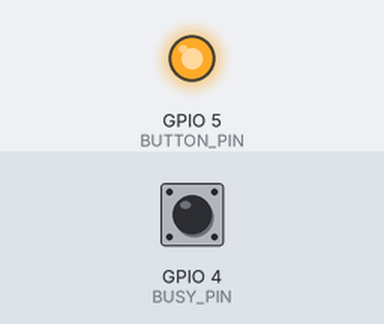
Simulated run of this sketch. Board: ESP32. Shown: output pins drawn as LEDs (lit = HIGH). The test bench sets the inputs (shaded band); at power-on: GPIO 4 (BUSY_PIN) HIGH. Random numbers use the default seed unless the sketch sets one; what the sketch prints to the serial monitor is not drawn.

Above: at 0.2 s.
At 6.4 s:
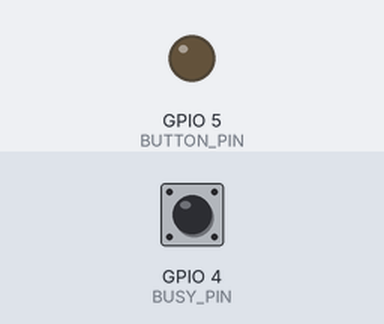
Timing chart, 0 to 7.9 s (numbered marks = the images above):
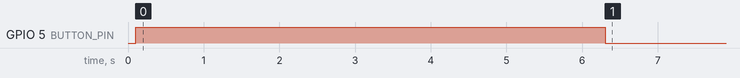

The sketch:

player.ino
```cpp
#include <Arduino.h>

#define RXD2 8
#define TXD2 7
#define BUTTON_PIN 5
#define BUSY_PIN 4
#define BUTTON_PIN_BITMASK 0x0000000020  // 2^5 = GPIO5
#define MP3_POWER_PIN D4

RTC_DATA_ATTR int bootCount = 0;

HardwareSerial dfSerial(1);
int totalTracks = 0;
bool playbackFinished = false;

void clearSerialBuffer() {
  while (dfSerial.available()) {
    dfSerial.read();
  }
}

void sendDFCommand(byte Command, int ParData) {
  byte commandData[10];
  int checkSum;

  commandData[0] = 0x7E;
  commandData[1] = 0xFF;
  commandData[2] = 0x06;
  commandData[3] = Command;
  commandData[4] = 0x01;
  commandData[5] = highByte(ParData);
  commandData[6] = lowByte(ParData);
  checkSum = -(commandData[1] + commandData[2] + commandData[3] +
               commandData[4] + commandData[5] + commandData[6]);
  commandData[7] = highByte(checkSum);
  commandData[8] = lowByte(checkSum);
  commandData[9] = 0xEF;

  for (int i = 0; i < 10; i++) {
    dfSerial.write(commandData[i]);
  }
}

void playTrack(int trackNum) {
  Serial.print("Playing track: ");
  Serial.println(trackNum);
  sendDFCommand(0x03, trackNum);
}

void setVolume(int vol) {
  Serial.print("Setting volume to: ");
  Serial.println(vol);
  sendDFCommand(0x06, vol);
}

void requestTotalTracks() {
  Serial.println("Requesting total tracks...");
  sendDFCommand(0x48, 0);
}

bool readDFResponse() {
  static byte buffer[10];
  static int index = 0;
  bool gotTotalTracks = false;
  bool processedPacket = false;

  while (dfSerial.available()) {
    byte b = dfSerial.read();

    if (index == 0 && b != 0x7E) continue;
    buffer[index++] = b;

    if (index == 10) {
      index = 0;
      processedPacket = true;

      if (buffer[3] == 0x3D) {
        Serial.println("✅ Playback finished.");
        playbackFinished = true;
      }

      if (buffer[3] == 0x48) {
        totalTracks = (buffer[5] << 8) | buffer[6];
        Serial.print("✅ Total tracks: ");
        Serial.println(totalTracks);
        gotTotalTracks = true;
      }
    }
  }
  return processedPacket;
}

void print_wakeup_reason() {
  esp_sleep_wakeup_cause_t reason = esp_sleep_get_wakeup_cause();
  switch (reason) {
    case ESP_SLEEP_WAKEUP_EXT0:
      Serial.println("Wakeup caused by EXT0");
      break;
    case ESP_SLEEP_WAKEUP_EXT1:
      Serial.println("Wakeup caused by EXT1");
      break;
    case ESP_SLEEP_WAKEUP_GPIO:
      Serial.println("Wakeup caused by GPIO");
      break;
    case ESP_SLEEP_WAKEUP_TIMER:
      Serial.println("Wakeup caused by timer");
      break;
    default:
      Serial.printf("Wakeup not from deep sleep: %d\n", reason);
      break;
  }
}

void waitForPlaybackToFinish(unsigned long timeout_ms) {
  unsigned long start = millis();
  while (digitalRead(BUSY_PIN) == 0) {  // busy pin LOW = playing
    if (millis() - start > timeout_ms) {
      Serial.println("Timeout waiting for playback to finish.");
      break;
    }
    delay(50);
  }

  digitalWrite(MP3_POWER_PIN, LOW);
}

void setup() {
  Serial.begin(115200);
  delay(100);
  ++bootCount;
  Serial.println("Boot number: " + String(bootCount));

  pinMode(BUTTON_PIN, INPUT_PULLUP);
  pinMode(BUSY_PIN, INPUT);

  pinMode(MP3_POWER_PIN, OUTPUT);
  digitalWrite(MP3_POWER_PIN, LOW);

  print_wakeup_reason();
  esp_sleep_wakeup_cause_t wakeup_reason = esp_sleep_get_wakeup_cause();

  dfSerial.begin(9600, SERIAL_8N1, RXD2, TXD2);

  if (wakeup_reason != ESP_SLEEP_WAKEUP_GPIO) {
    Serial.println("Non-GPIO wakeup, waiting longer for DFPlayer startup...");
    digitalWrite(MP3_POWER_PIN, HIGH); // Power on MP3
    delay(3000);
  } else {
    Serial.println("GPIO wakeup, quick start.");
    digitalWrite(MP3_POWER_PIN, HIGH); // Power on MP3
    delay(500);
  }

  totalTracks = 0;
  requestTotalTracks();

  unsigned long start = millis();
  while (millis() - start < 3000) {
    if (readDFResponse() && totalTracks > 0) {
      break;
    }
    delay(10);
  }

  if (totalTracks == 0) {
    Serial.println("⚠ No tracks found after retries.");
  }

  setVolume(30);
  delay(200);               // Give DFPlayer time to process volume command
  clearSerialBuffer();      // Flush any old responses before playback

  if (totalTracks > 0) {
    int randTrack = random(1, totalTracks + 1);
    Serial.print("🎲 Playing random track: ");
    Serial.println(randTrack);
    playTrack(randTrack);

    delay(50);              // Give command time to take effect
    Serial.print("BUSY pin after playTrack(): ");
    Serial.println(digitalRead(BUSY_PIN));
  } else {
    Serial.println("⚠ No tracks available to play.");
  }

  waitForPlaybackToFinish(10000);
}

void loop() {
  readDFResponse();

  if (playbackFinished) {
    delay(100);
    Serial.println("💤 Going to deep sleep...");
    esp_deep_sleep_enable_gpio_wakeup(BUTTON_PIN_BITMASK, ESP_GPIO_WAKEUP_GPIO_LOW);
    esp_deep_sleep_start();
  }
}
```
